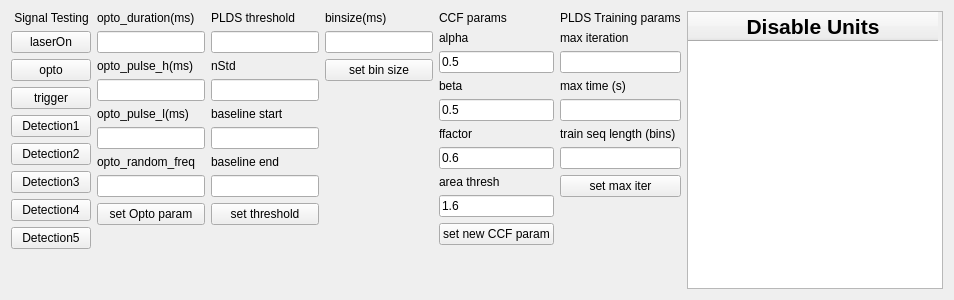
      <widget class="QWidget" name="tab_2">
       <attribute name="title">
        <string>setting</string>
       </attribute>
       <layout class="QHBoxLayout" name="horizontalLayout_3">
        <item>
         <layout class="QVBoxLayout" name="verticalLayout_21">
          <item>
           <widget class="QLabel" name="label_6">
            <property name="text">
             <string> Signal Testing</string>
            </property>
           </widget>
          </item>
          <item>
           <widget class="QPushButton" name="pushButton_16">
            <property name="text">
             <string>laserOn</string>
            </property>
           </widget>
          </item>
          <item>
           <widget class="QPushButton" name="pushButton_17">
            <property name="text">
             <string>opto</string>
            </property>
           </widget>
          </item>
          <item>
           <widget class="QPushButton" name="pushButton_18">
            <property name="text">
             <string>trigger</string>
            </property>
           </widget>
          </item>
          <item>
           <widget class="QPushButton" name="pushButton_19">
            <property name="text">
             <string>Detection1</string>
            </property>
           </widget>
          </item>
          <item>
           <widget class="QPushButton" name="pushButton_20">
            <property name="text">
             <string>Detection2</string>
            </property>
           </widget>
          </item>
          <item>
           <widget class="QPushButton" name="pushButton_21">
            <property name="text">
             <string>Detection3</string>
            </property>
           </widget>
          </item>
          <item>
           <widget class="QPushButton" name="pushButton_22">
            <property name="text">
             <string>Detection4</string>
            </property>
           </widget>
          </item>
          <item>
           <widget class="QPushButton" name="pushButton_23">
            <property name="text">
             <string>Detection5</string>
            </property>
           </widget>
          </item>
          <item>
           <spacer name="verticalSpacer_2">
            <property name="orientation">
             <enum>Qt::Vertical</enum>
            </property>
            <property name="sizeHint" stdset="0">
             <size>
              <width>20</width>
              <height>40</height>
             </size>
            </property>
           </spacer>
          </item>
         </layout>
        </item>
        <item>
         <layout class="QVBoxLayout" name="verticalLayout_24">
          <item>
           <widget class="QLabel" name="label_17">
            <property name="text">
             <string>opto_duration(ms)</string>
            </property>
           </widget>
          </item>
          <item>
           <widget class="QLineEdit" name="lineEdit_9"/>
          </item>
          <item>
           <widget class="QLabel" name="label_18">
            <property name="text">
             <string>opto_pulse_h(ms)</string>
            </property>
           </widget>
          </item>
          <item>
           <widget class="QLineEdit" name="lineEdit_10"/>
          </item>
          <item>
           <widget class="QLabel" name="label_19">
            <property name="text">
             <string>opto_pulse_l(ms)</string>
            </property>
           </widget>
          </item>
          <item>
           <widget class="QLineEdit" name="lineEdit_11"/>
          </item>
          <item>
           <widget class="QLabel" name="label_20">
            <property name="text">
             <string>opto_random_freq</string>
            </property>
           </widget>
          </item>
          <item>
           <widget class="QLineEdit" name="lineEdit_12"/>
          </item>
          <item>
           <widget class="QPushButton" name="pushButton_3">
            <property name="text">
             <string>set Opto param</string>
            </property>
           </widget>
          </item>
          <item>
           <spacer name="verticalSpacer_7">
            <property name="orientation">
             <enum>Qt::Vertical</enum>
            </property>
            <property name="sizeHint" stdset="0">
             <size>
              <width>20</width>
              <height>40</height>
             </size>
            </property>
           </spacer>
          </item>
         </layout>
        </item>
        <item>
         <layout class="QVBoxLayout" name="verticalLayout_20">
          <item>
           <widget class="QLabel" name="label_32">
            <property name="text">
             <string>PLDS threshold</string>
            </property>
           </widget>
          </item>
          <item>
           <widget class="QLineEdit" name="lineEdit_5"/>
          </item>
          <item>
           <widget class="QLabel" name="label_35">
            <property name="text">
             <string>nStd</string>
            </property>
           </widget>
          </item>
          <item>
           <widget class="QLineEdit" name="lineEdit_6"/>
          </item>
          <item>
           <widget class="QLabel" name="label_36">
            <property name="text">
             <string>baseline start</string>
            </property>
           </widget>
          </item>
          <item>
           <widget class="QLineEdit" name="lineEdit_7"/>
          </item>
          <item>
           <widget class="QLabel" name="label_39">
            <property name="text">
             <string>baseline end</string>
            </property>
           </widget>
          </item>
          <item>
           <widget class="QLineEdit" name="lineEdit_8"/>
          </item>
          <item>
           <widget class="QPushButton" name="pushButton_4">
            <property name="text">
             <string>set threshold</string>
            </property>
           </widget>
          </item>
          <item>
           <spacer name="verticalSpacer_3">
            <property name="orientation">
             <enum>Qt::Vertical</enum>
            </property>
            <property name="sizeHint" stdset="0">
             <size>
              <width>20</width>
              <height>40</height>
             </size>
            </property>
           </spacer>
          </item>
         </layout>
        </item>
        <item>
         <layout class="QVBoxLayout" name="verticalLayout_18">
          <item>
           <widget class="QLabel" name="label_show_bin_size">
            <property name="text">
             <string>binsize(ms)</string>
            </property>
           </widget>
          </item>
          <item>
           <widget class="QLineEdit" name="lineEdit"/>
          </item>
          <item>
           <widget class="QPushButton" name="pushButton_setBS">
            <property name="text">
             <string>set bin size</string>
            </property>
           </widget>
          </item>
          <item>
           <spacer name="verticalSpacer_4">
            <property name="orientation">
             <enum>Qt::Vertical</enum>
            </property>
            <property name="sizeHint" stdset="0">
             <size>
              <width>20</width>
              <height>40</height>
             </size>
            </property>
           </spacer>
          </item>
         </layout>
        </item>
        <item>
         <layout class="QVBoxLayout" name="verticalLayout_17">
          <item>
           <widget class="QLabel" name="label_93">
            <property name="text">
             <string>CCF params</string>
            </property>
           </widget>
          </item>
          <item>
           <widget class="QLabel" name="label_94">
            <property name="text">
             <string>alpha</string>
            </property>
           </widget>
          </item>
          <item>
           <widget class="QLineEdit" name="lineEdit_17">
            <property name="text">
             <string>0.5</string>
            </property>
           </widget>
          </item>
          <item>
           <widget class="QLabel" name="label_95">
            <property name="text">
             <string>beta</string>
            </property>
           </widget>
          </item>
          <item>
           <widget class="QLineEdit" name="lineEdit_18">
            <property name="text">
             <string>0.5</string>
            </property>
           </widget>
          </item>
          <item>
           <widget class="QLabel" name="label_96">
            <property name="text">
             <string>ffactor</string>
            </property>
           </widget>
          </item>
          <item>
           <widget class="QLineEdit" name="lineEdit_19">
            <property name="text">
             <string>0.6</string>
            </property>
           </widget>
          </item>
          <item>
           <widget class="QLabel" name="label_97">
            <property name="text">
             <string>area thresh</string>
            </property>
           </widget>
          </item>
          <item>
           <widget class="QLineEdit" name="lineEdit_20">
            <property name="text">
             <string>1.6</string>
            </property>
           </widget>
          </item>
          <item>
           <widget class="QPushButton" name="pushButton_49">
            <property name="text">
             <string>set new CCF param</string>
            </property>
           </widget>
          </item>
          <item>
           <spacer name="verticalSpacer_5">
            <property name="orientation">
             <enum>Qt::Vertical</enum>
            </property>
            <property name="sizeHint" stdset="0">
             <size>
              <width>20</width>
              <height>40</height>
             </size>
            </property>
           </spacer>
          </item>
         </layout>
        </item>
        <item>
         <layout class="QVBoxLayout" name="verticalLayout_19">
          <item>
           <widget class="QLabel" name="label_27">
            <property name="text">
             <string>PLDS Training params</string>
            </property>
           </widget>
          </item>
          <item>
           <widget class="QLabel" name="label_26">
            <property name="text">
             <string>max iteration</string>
            </property>
           </widget>
          </item>
          <item>
           <widget class="QLineEdit" name="lineEdit_2"/>
          </item>
          <item>
           <widget class="QLabel" name="label_29">
            <property name="text">
             <string>max time (s)</string>
            </property>
           </widget>
          </item>
          <item>
           <widget class="QLineEdit" name="lineEdit_3"/>
          </item>
          <item>
           <widget class="QLabel" name="label_31">
            <property name="text">
             <string>train seq length (bins)</string>
            </property>
           </widget>
          </item>
          <item>
           <widget class="QLineEdit" name="lineEdit_4"/>
          </item>
          <item>
           <widget class="QPushButton" name="pushButton">
            <property name="text">
             <string>set max iter</string>
            </property>
           </widget>
          </item>
          <item>
           <spacer name="verticalSpacer_6">
            <property name="orientation">
             <enum>Qt::Vertical</enum>
            </property>
            <property name="sizeHint" stdset="0">
             <size>
              <width>20</width>
              <height>40</height>
             </size>
            </property>
           </spacer>
          </item>
         </layout>
        </item>
        <item>
         <widget class="QTableWidget" name="tableWidget_2">
          <attribute name="horizontalHeaderDefaultSectionSize">
           <number>250</number>
          </attribute>
          <attribute name="horizontalHeaderMinimumSectionSize">
           <number>35</number>
          </attribute>
          <column>
           <property name="text">
            <string>Disable Units</string>
           </property>
           <property name="font">
            <font>
             <pointsize>16</pointsize>
             <weight>75</weight>
             <bold>true</bold>
            </font>
           </property>
          </column>
         </widget>
        </item>
       </layout>
      </widget>
